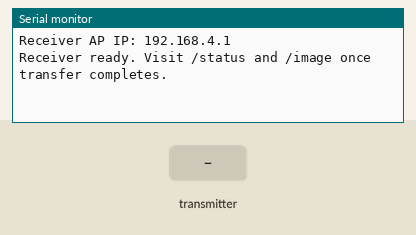
A sketch run on a simulated ESP32. On the bench: the last lines printed to the serial monitor. The test bench sets the inputs (shaded band). Storage starts empty.

Above: at 1.7 s.
1.8 s: the transmitter starts sending chunkIndex = 0
At 2.13 s:
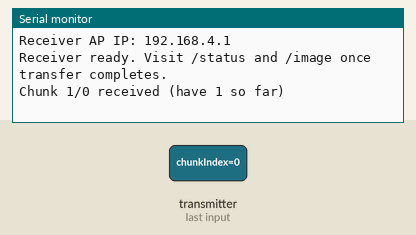
3.8 s: the transmitter starts sending totalChunks = 1024
At 4.13 s:
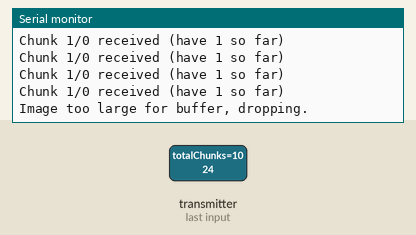

The sketch:

reciever-node.ino
```cpp
#include <WiFi.h>
#include <esp_now.h>
#include <SPIFFS.h>
#include <ESPAsyncWebServer.h>

#define CHUNK_SIZE 240
#define MAX_CHUNKS 150   // supports up to ~36KB image

struct Packet {
  uint16_t chunkIndex;
  uint16_t totalChunks;
  uint8_t  len;
  uint8_t  data[CHUNK_SIZE];
};

uint8_t* imageBuffer;
bool chunkReceived[MAX_CHUNKS] = {false};
uint16_t expectedTotal = 0;
uint16_t receivedCount = 0;
size_t finalImageSize = 0;
unsigned long lastChunkTime = 0;
bool imageReady = false;

AsyncWebServer server(80);

void onDataRecv(const esp_now_recv_info_t *info, const uint8_t *data, int len) {
  Packet pkt;
  memcpy(&pkt, data, len);

  if (pkt.totalChunks > MAX_CHUNKS) {
    Serial.println("Image too large for buffer, dropping.");
    return;
  }

  if (expectedTotal == 0) {
    expectedTotal = pkt.totalChunks;
    receivedCount = 0;
    memset(chunkReceived, 0, sizeof(chunkReceived));
    imageReady = false;
  }

  if (!chunkReceived[pkt.chunkIndex]) {
    memcpy(imageBuffer + (pkt.chunkIndex * CHUNK_SIZE), pkt.data, pkt.len);
    chunkReceived[pkt.chunkIndex] = true;
    receivedCount++;
    if (pkt.chunkIndex == pkt.totalChunks - 1) {
      finalImageSize = (size_t)(pkt.totalChunks - 1) * CHUNK_SIZE + pkt.len;
    }
  }
  lastChunkTime = millis();

  Serial.printf("Chunk %d/%d received (have %d so far)\n",
                pkt.chunkIndex + 1, pkt.totalChunks, receivedCount);

  if (receivedCount == expectedTotal) {
    File f = SPIFFS.open("/received.jpg", FILE_WRITE);
    f.write(imageBuffer, finalImageSize);
    f.close();
    imageReady = true;
    Serial.printf("=== IMAGE COMPLETE: %d bytes saved to /received.jpg ===\n", finalImageSize);
    expectedTotal = 0;
  }
}

void setup() {
  Serial.begin(115200);
  delay(500);

  imageBuffer = (uint8_t*)malloc(MAX_CHUNKS * CHUNK_SIZE);
  if (!imageBuffer) {
    Serial.println("Failed to allocate image buffer!");
    while (1) delay(1000);
  }

  if (!SPIFFS.begin(true)) Serial.println("SPIFFS mount failed");

  WiFi.mode(WIFI_AP_STA);
  WiFi.softAP("ReceiverNode", "12345678");
  Serial.print("Receiver AP IP: ");
  Serial.println(WiFi.softAPIP());

  if (esp_now_init() != ESP_OK) {
    Serial.println("ESP-NOW init failed");
    return;
  }
  esp_now_register_recv_cb(onDataRecv);

  server.on("/image", HTTP_GET, [](AsyncWebServerRequest *req){
    if (imageReady) req->send(SPIFFS, "/received.jpg", "image/jpeg");
    else req->send(404, "text/plain", "No image received yet");
  });
  server.on("/status", HTTP_GET, [](AsyncWebServerRequest *req){
    String s = imageReady ? "Image ready: " + String(finalImageSize) + " bytes"
                           : "Waiting (" + String(receivedCount) + "/" + String(expectedTotal) + ")";
    req->send(200, "text/plain", s);
  });
  server.begin();

  Serial.println("Receiver ready. Visit /status and /image once transfer completes.");
}

void loop() {
  if (expectedTotal > 0 && receivedCount < expectedTotal && millis() - lastChunkTime > 5000) {
    Serial.printf("Stalled: %d/%d chunks — packet loss detected\n", receivedCount, expectedTotal);
    lastChunkTime = millis();
  }
}
```

Measured:
- after the input at 1.8 s, the serial monitor: prints a new line at once (image 1)
- after the input at 3.8 s, the serial monitor: prints a new line at once (image 2)
